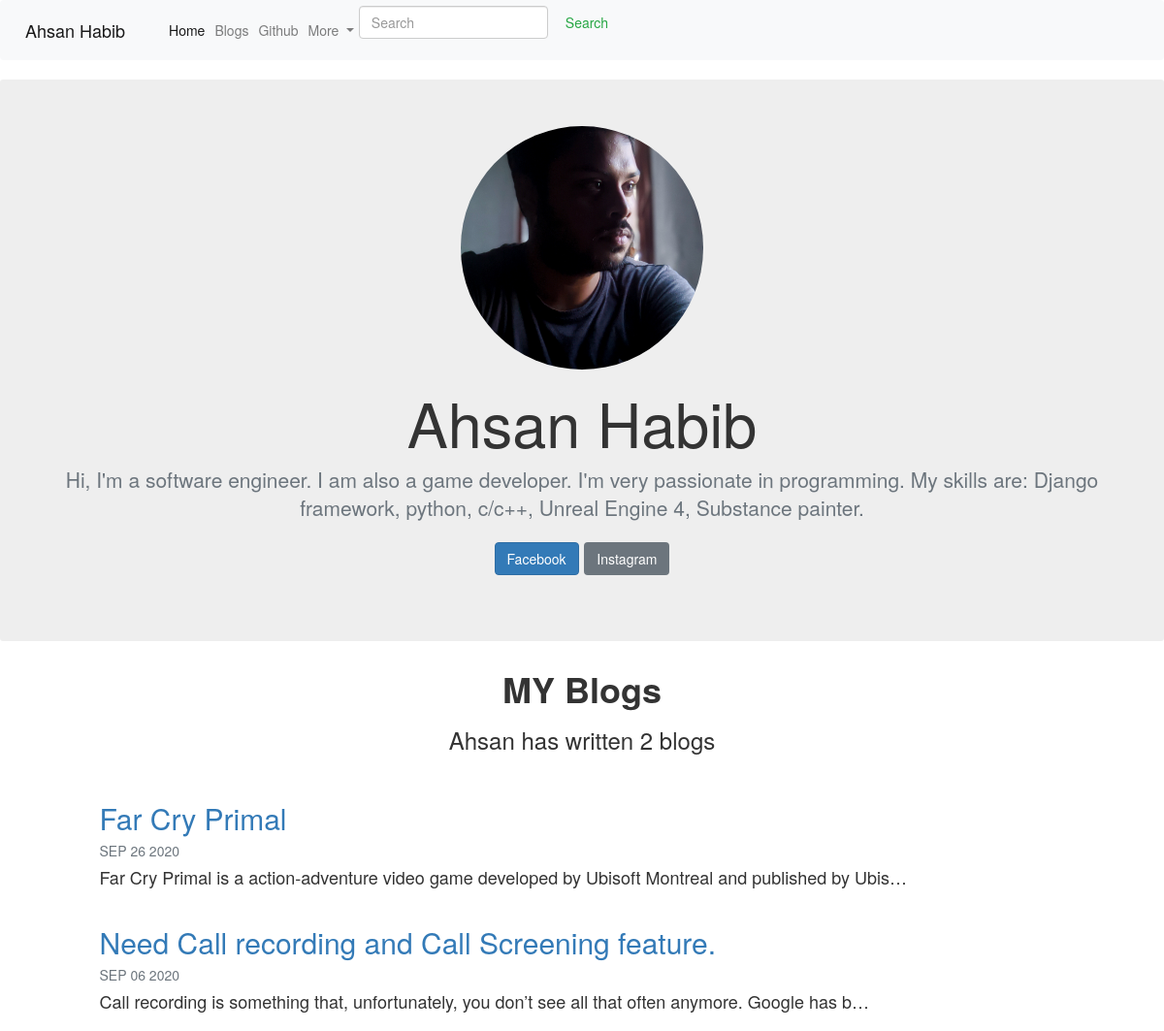
Screenshot of /blog/ with the database file from the repository.
### blog/models.py (models this page shows, shortened)
class Blog(models.Model):
    title = models.CharField(max_length=200)
    description = models.TextField()
    date = models.DateField()

### blog/views.py (the view)
# urls.py: path('', views.all_blogs, name='all_blogs'),
def all_blogs(request):
    blog_count = Blog.objects.count
    blogs = Blog.objects.order_by('-date')
    return render(request, 'blog/all_blogs.html', {'blogs': blogs,'blog_count':blog_count})

### blog/templates/blog/all_blogs.html
{% extends "portfolio/base.html" %}
{% load static %}
{% block content %}
<h1 id="blogtitle" class="font-weight-bold text-center">MY Blogs</h1>
<h3 class="text-center mb-5">Ahsan has written {{ blogs.count }} blog{{ blogs.count|pluralize }}</h3>
{% for blog in blogs %}
<div class="row justify-content-center my-3">
  <div class="col-md-10">
    <a href="{% url 'blog:detail' blog.id %}">
      <h2>{{ blog.title|safe }}</h2>
    </a>
    <h5 class="text-muted">{{ blog.date|date:'M d Y'|upper }}</h5>
    <h4>{{ blog.description|safe|striptags|truncatechars:100 }}</h4>
  </div>
</div>
{% endfor %}
{% endblock %}

### rows the page displays
Blog: title "Far Cry Primal", date "SEP 26 2020", description "Far Cry Primal is a action-adventure video game developed by Ubisoft Montreal and published by Ubis…"
Blog: title "Need Call recording and Call Screening feature.", date "SEP 06 2020", description "Call recording is something that, unfortunately, you don’t see all that often anymore. Google has b…"

### other values shown
{{ blogs.count }} "2"
